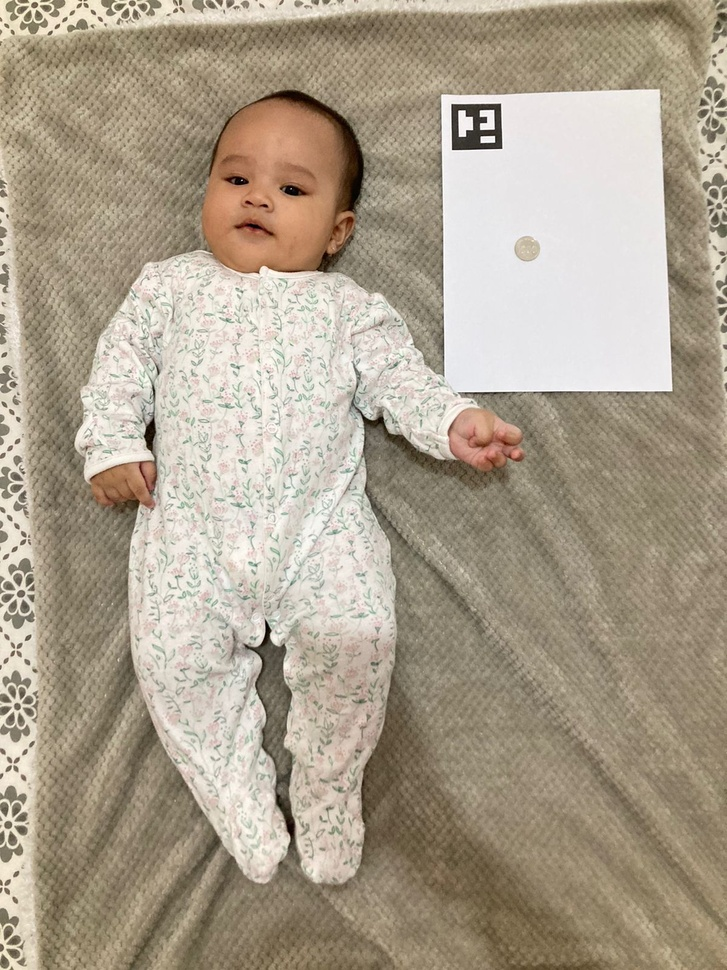
#> input picture testing-height detector/real-testing2.jpeg, 727 x 970 px, shrunk from 1200 x 1600 before the run
$ jupyter execute 'Detecting Height.ipynb'
#> lines starting #> are read from the running program, lines starting #| are printed output that depends on the picture
[cell 1]
import cv2 as cv
from matplotlib import pyplot as plt

[cell 2]
img = cv.imread('./real-testing2.jpeg')
#> img is the input picture: shape (970, 727, 3); mean B, G, R 141.2, 159.5, 171.2
img_gray = cv.cvtColor(img, cv.COLOR_BGR2GRAY)
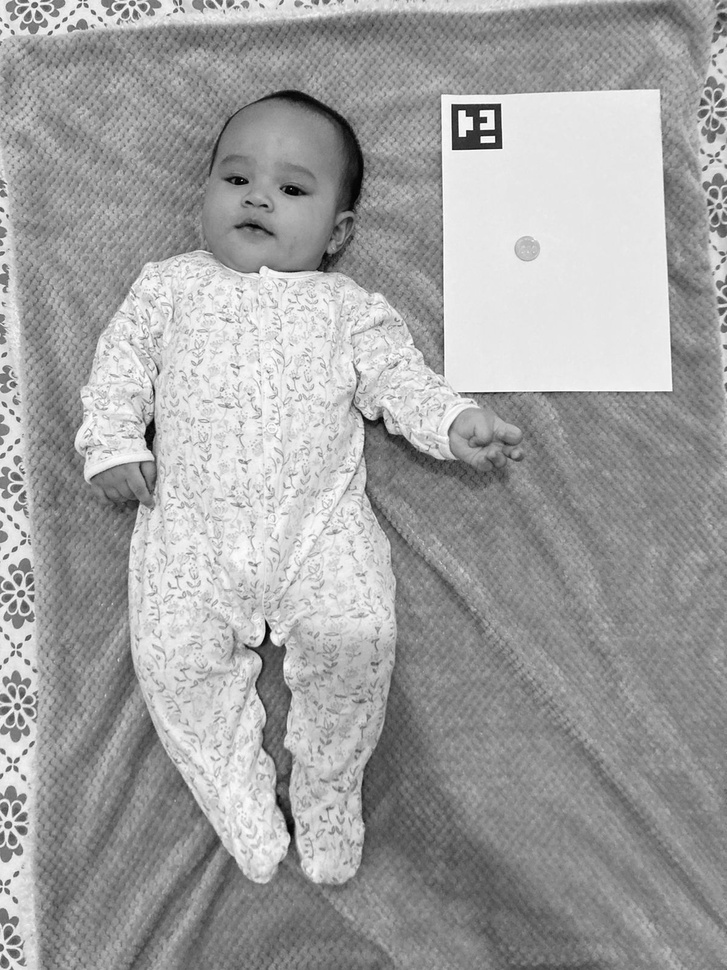
#> img_gray: shape (970, 727); min 1, max 255, mean 160.9


$ run again, with testing-height detector/real-testing.jpeg copied over testing-height detector/real-testing2.jpeg
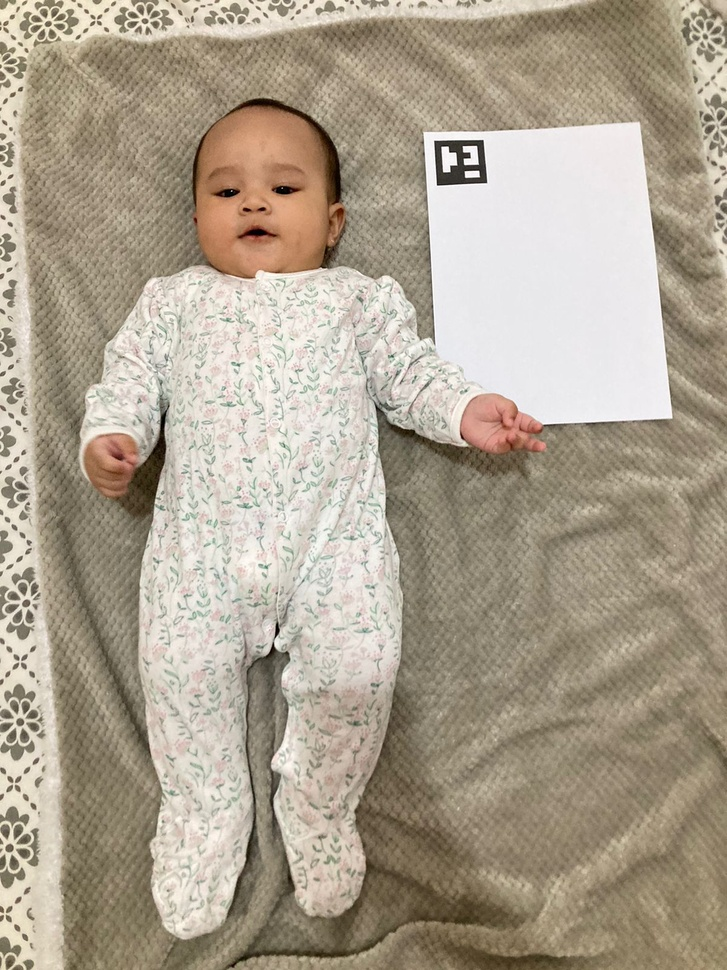
#> input picture testing-height detector/real-testing.jpeg, 727 x 970 px, shrunk from 1200 x 1600 before the run
#> img is the input picture: shape (970, 727, 3); mean B, G, R 143.9, 161.4, 172.5
#> `img_gray = cv.cvtColor(img, cv.COLOR_BGR2GRAY)`:
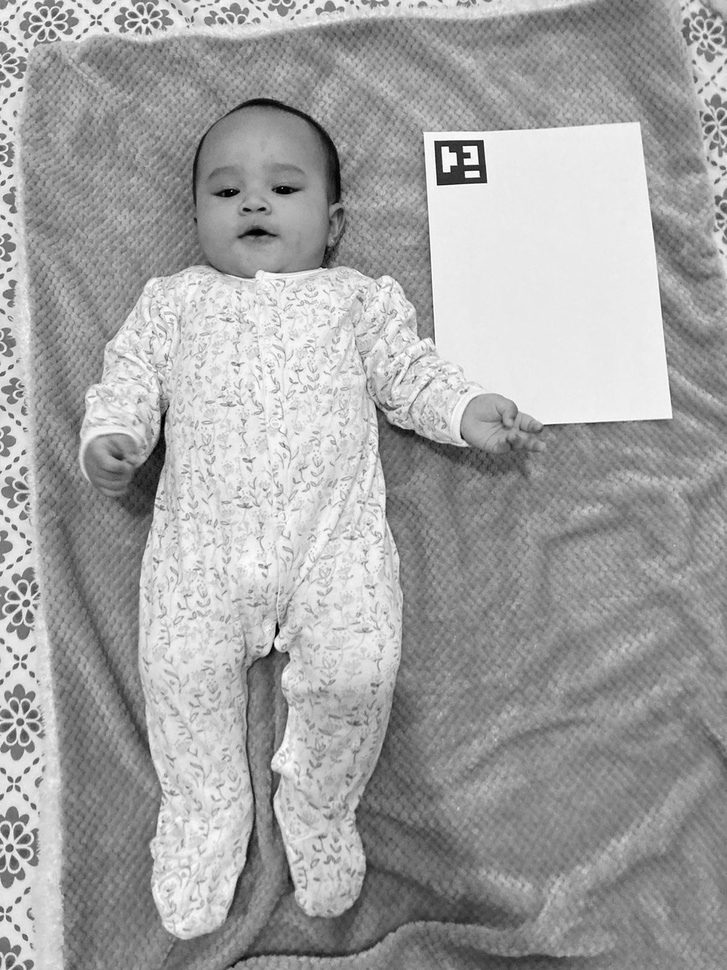
#> img_gray: shape (970, 727); min 0, max 255, mean 162.7
